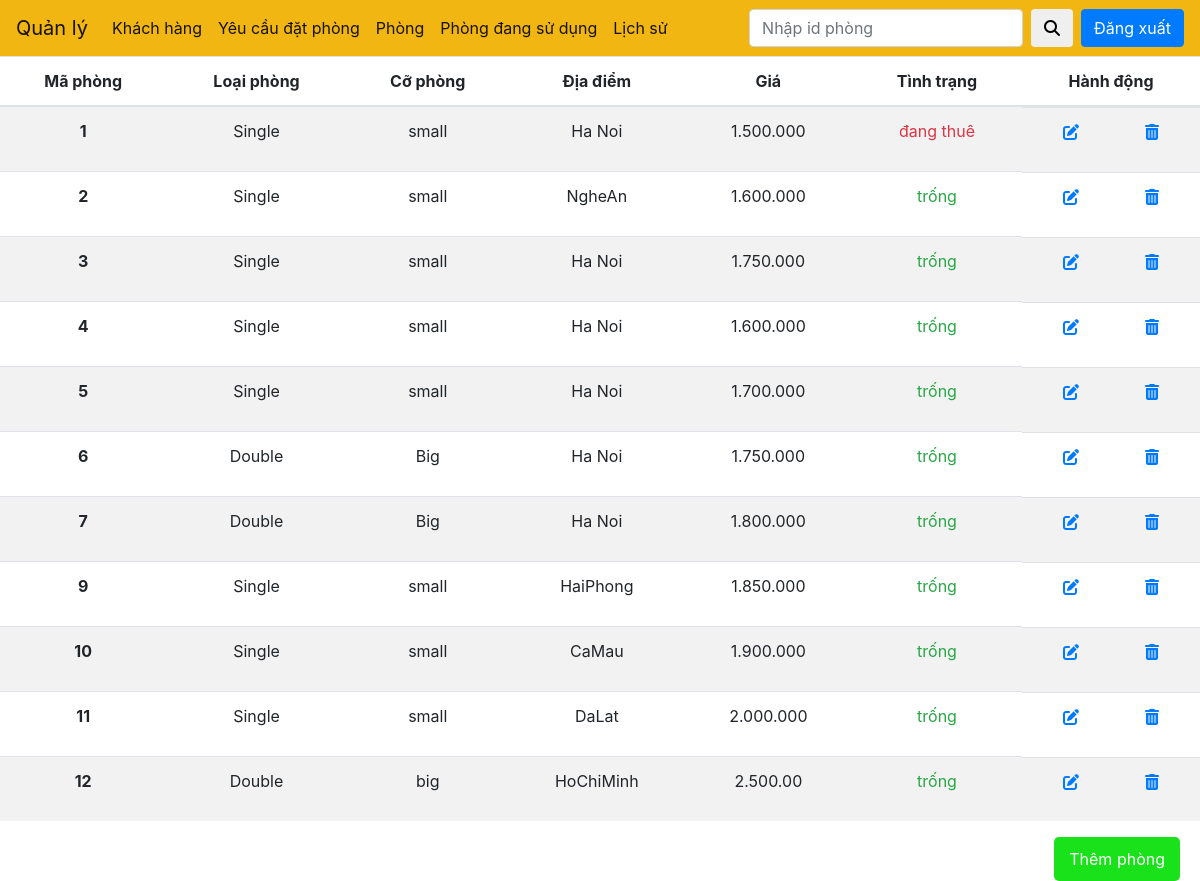
/p.php, run on the app's committed database.
### tables this page shows
CREATE TABLE `room` (
  `id` int(11) NOT NULL,
  `type` varchar(50) DEFAULT NULL,
  `size` varchar(255) DEFAULT NULL,
  `location` varchar(255) DEFAULT NULL,
  `isUsed` varchar(5) DEFAULT NULL,
  `price` varchar(50) DEFAULT NULL
);

### p.php (the view, shortened to what this page needs)
<!DOCTYPE html>
<html lang="en">
<head>
    <link rel="stylesheet" href="https://maxcdn.bootstrapcdn.com/bootstrap/4.0.0/css/bootstrap.min.css">
    <link rel="stylesheet" href="style.css">
</head>
<body>
    <nav class="navbar navbar-expand-lg navbar-light">
        <a class="navbar-brand" href="#">Quản lý</a>
        <div class="collapse navbar-collapse" id="navbarSupportedContent">
          <ul class="navbar-nav mr-auto">
          <li class="nav-item active">
              <a class="nav-link" href="admin.php">Khách hàng</a>
            </li>
            <li class="nav-item active">
              <a class="nav-link" href="yeucau.php">Yêu cầu đặt phòng</a>
            </li>
            <li class="nav-item active">
                <a class="nav-link" href="p.php">Phòng</a>
            </li>
            <li class="nav-item active">
              <a class="nav-link" href="sudung.php">Phòng đang sử dụng</a>
            </li>
            <li class="nav-item active">
              <a class="nav-link" href="track.php">Lịch sử</a>
            </li>
          </ul>
            <form class="d-flex mr-2" action="">
              <input type="text" name="search" id="search" placeholder="Nhập id phòng" class="form-control">
              <button type="submit" class="btn ml-2">
                <i class="fas fa-search"></i>
              </button>
            </form>
            <a href="logOut.php"><button class="btn btn-primary">Đăng xuất</button></a>
        </div>
    </nav>
    <main>
      <table class="table table-striped">
        <thead>
          <tr>
            <th class="text-center" scope="col">Mã phòng</th>
            <th class="text-center" scope="col">Loại phòng</th>
            <th class="text-center" scope="col">Cỡ phòng</th>
            <th class="text-center" scope="col">Địa điểm</th>
            <th class="text-center" scope="col">Giá</th>
            <th class="text-center" scope="col">Tình trạng</th>
            <th class="text-center" scope="col">Hành động</th>
          </tr>
        </thead>
        <tbody>
        <?php
          if(isset($_GET['search'])){
            $search = $_GET["search"];
            $conn = mysqli_connect("localhost","root","","quanLyKhachSan");
            $q = "select * from room where id = $search";
            $rs = mysqli_query($conn,$q);
            while($row = mysqli_fetch_assoc($rs)){
              ?>
                <tr>
                  <th class="text-center"><?php echo $row["id"] ?></th>
                  <td class="text-center"><?php echo $row["type"] ?></td>
                  <td class="text-center"><?php echo $row["size"] ?></td>
                  <td class="text-center"><?php echo $row["location"] ?></td>
                  <td class="text-center"><?php echo $row["price"] ?></td>
                  <td class="text-center"><?php
                    if($row["isUsed"] == 'yes'){
                      ?>
                        <p class="text-danger">đang thuê</p>
                      <?php
                    }else{
                      ?>
                        <p class="text-success">trống</p>
                      <?php
                    }
                    ?>
                  </td>
                    <td class="d-flex justify-content-around"><a href="roomedit.php?id=<?php echo $row['id'] ?>"><i class="fas fa-edit pr-2"></i></a><a href="roomdelete.php?id=<?php echo $row["id"] ?>"><i class="fas fa-trash-alt"></i></a></td>
                  </tr>
              <?php
            }
          ?>
          <?php
          }else{
            $conn = mysqli_connect("localhost","root","","quanLyKhachSan");
            $q = "select * from room";
            $rs = mysqli_query($conn,$q);
            while($row = mysqli_fetch_assoc($rs)){
              ?>
                <tr>
                  <th class="text-center"><?php echo $row["id"] ?></th>
                  <td class="text-center"><?php echo $row["type"] ?></td>
                  <td class="text-center"><?php echo $row["size"] ?></td>
                  <td class="text-center"><?php echo $row["location"] ?></td>
                  <td class="text-center"><?php echo $row["price"] ?></td>
                  <td class="text-center"><?php
                    if($row["isUsed"] == 'yes'){
                      ?>
                        <p class="text-danger">đang thuê</p>
                      <?php
                    }else{
                      ?>
                        <p class="text-success">trống</p>
                      <?php
                    }
                    ?>
                  </td>
                    <td class="d-flex justify-content-around"><a href="roomedit.php?id=<?php echo $row['id'] ?>"><i class="fas fa-edit pr-2"></i></a><a href="roomdelete.php?id=<?php echo $row["id"] ?>"><i class="fas fa-trash-alt"></i></a></td>
                  </tr>
              <?php
            }
          ?>
          <?php
          }
          ?>
        </tbody>
      </table>
      <div class="user">
        <a data-bs-toggle="modal" data-bs-target="#exampleModal" href="#">Thêm phòng</a>
      </div>
    </main>
</body>
</html>

### style.css (style rules this page uses)
* { padding: 0; margin: 0; box-sizing: border-box; }
html { font-family: 'Roboto', sans-serif; }
nav { background-color: rgb(241, 182, 18); padding: 10px 12px; }
.user { width: 100%; padding: 0 20px; }
.user a { background-color: rgb(26, 226, 26); text-decoration: none; color: #fff; float: right; padding: 10px 15px; border-radius: 5px; }

### data on the page
room: id "1", type "Single", size "small", location "Ha Noi", price "1.500.000", isUsed "đang thuê"
room: id "2", type "Single", size "small", location "NgheAn", price "1.600.000", isUsed "trống"
room: id "3", type "Single", size "small", location "Ha Noi", price "1.750.000", isUsed "trống"
room: id "4", type "Single", size "small", location "Ha Noi", price "1.600.000", isUsed "trống"
room: id "5", type "Single", size "small", location "Ha Noi", price "1.700.000", isUsed "trống"
room: id "6", type "Double", size "Big", location "Ha Noi", price "1.750.000", isUsed "trống"
room: id "7", type "Double", size "Big", location "Ha Noi", price "1.800.000", isUsed "trống"
room: id "9", type "Single", size "small", location "HaiPhong", price "1.850.000", isUsed "trống"
room: id "10", type "Single", size "small", location "CaMau", price "1.900.000", isUsed "trống"
room: id "11", type "Single", size "small", location "DaLat", price "2.000.000", isUsed "trống"
room: id "12", type "Double", size "big", location "HoChiMinh", price "2.500.00", isUsed "trống"
